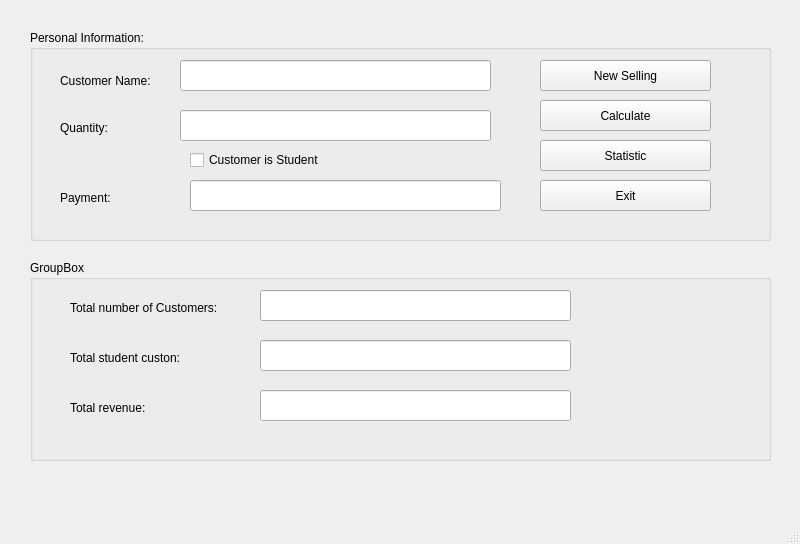
<?xml version="1.0" encoding="UTF-8"?>
<ui version="4.0">
 <class>MainWindow</class>
 <widget class="QMainWindow" name="MainWindow">
  <property name="geometry">
   <rect>
    <x>0</x>
    <y>0</y>
    <width>800</width>
    <height>544</height>
   </rect>
  </property>
  <property name="windowTitle">
   <string>MainWindow</string>
  </property>
  <widget class="QWidget" name="centralwidget">
   <widget class="QGroupBox" name="groupBox">
    <property name="geometry">
     <rect>
      <x>30</x>
      <y>30</y>
      <width>741</width>
      <height>211</height>
     </rect>
    </property>
    <property name="title">
     <string>Personal Information:</string>
    </property>
    <widget class="QLabel" name="label">
     <property name="geometry">
      <rect>
       <x>30</x>
       <y>40</y>
       <width>111</width>
       <height>21</height>
      </rect>
     </property>
     <property name="text">
      <string>Customer Name:</string>
     </property>
    </widget>
    <widget class="QLineEdit" name="lineEditCustomerName">
     <property name="geometry">
      <rect>
       <x>150</x>
       <y>30</y>
       <width>311</width>
       <height>31</height>
      </rect>
     </property>
    </widget>
    <widget class="QLabel" name="label_2">
     <property name="geometry">
      <rect>
       <x>30</x>
       <y>90</y>
       <width>55</width>
       <height>16</height>
      </rect>
     </property>
     <property name="text">
      <string>Quantity:</string>
     </property>
    </widget>
    <widget class="QLineEdit" name="lineEditQuantity">
     <property name="geometry">
      <rect>
       <x>150</x>
       <y>80</y>
       <width>311</width>
       <height>31</height>
      </rect>
     </property>
    </widget>
    <widget class="QCheckBox" name="checkBox">
     <property name="geometry">
      <rect>
       <x>160</x>
       <y>120</y>
       <width>161</width>
       <height>20</height>
      </rect>
     </property>
     <property name="text">
      <string>Customer is Student</string>
     </property>
    </widget>
    <widget class="QLabel" name="label_3">
     <property name="geometry">
      <rect>
       <x>30</x>
       <y>160</y>
       <width>55</width>
       <height>16</height>
      </rect>
     </property>
     <property name="text">
      <string>Payment:</string>
     </property>
    </widget>
    <widget class="QLineEdit" name="lineEditPayment">
     <property name="geometry">
      <rect>
       <x>160</x>
       <y>150</y>
       <width>311</width>
       <height>31</height>
      </rect>
     </property>
    </widget>
    <widget class="QPushButton" name="pushButtonNewSelling">
     <property name="geometry">
      <rect>
       <x>510</x>
       <y>30</y>
       <width>171</width>
       <height>31</height>
      </rect>
     </property>
     <property name="text">
      <string>New Selling</string>
     </property>
     <property name="icon">
      <iconset>
       <normaloff>images/8757607_marketplace_menu_selling_website_social media_icon.png</normaloff>images/8757607_marketplace_menu_selling_website_social media_icon.png</iconset>
     </property>
    </widget>
    <widget class="QPushButton" name="pushButtonCalculate">
     <property name="geometry">
      <rect>
       <x>510</x>
       <y>70</y>
       <width>171</width>
       <height>31</height>
      </rect>
     </property>
     <property name="text">
      <string>Calculate</string>
     </property>
     <property name="icon">
      <iconset>
       <normaloff>../EX22/images/8468578_calculator_finance_calculate_mathematics_calculation_icon.png</normaloff>../EX22/images/8468578_calculator_finance_calculate_mathematics_calculation_icon.png</iconset>
     </property>
    </widget>
    <widget class="QPushButton" name="pushButtonStatistic">
     <property name="geometry">
      <rect>
       <x>510</x>
       <y>110</y>
       <width>171</width>
       <height>31</height>
      </rect>
     </property>
     <property name="text">
      <string>Statistic</string>
     </property>
     <property name="icon">
      <iconset>
       <normaloff>images/465076_statistic_analytics_charts_diagram_graph_icon.png</normaloff>images/465076_statistic_analytics_charts_diagram_graph_icon.png</iconset>
     </property>
    </widget>
    <widget class="QPushButton" name="pushButtoExit">
     <property name="geometry">
      <rect>
       <x>510</x>
       <y>150</y>
       <width>171</width>
       <height>31</height>
      </rect>
     </property>
     <property name="text">
      <string>Exit</string>
     </property>
     <property name="icon">
      <iconset>
       <normaloff>images/9104334_sign out_logout_exit_out_icon.png</normaloff>images/9104334_sign out_logout_exit_out_icon.png</iconset>
     </property>
    </widget>
   </widget>
   <widget class="QGroupBox" name="groupBox_2">
    <property name="geometry">
     <rect>
      <x>30</x>
      <y>260</y>
      <width>741</width>
      <height>201</height>
     </rect>
    </property>
    <property name="title">
     <string>GroupBox</string>
    </property>
    <widget class="QLabel" name="label_4">
     <property name="geometry">
      <rect>
       <x>40</x>
       <y>40</y>
       <width>171</width>
       <height>16</height>
      </rect>
     </property>
     <property name="text">
      <string>Total number of Customers:</string>
     </property>
    </widget>
    <widget class="QLabel" name="label_5">
     <property name="geometry">
      <rect>
       <x>40</x>
       <y>90</y>
       <width>171</width>
       <height>16</height>
      </rect>
     </property>
     <property name="text">
      <string>Total student custon:</string>
     </property>
    </widget>
    <widget class="QLabel" name="label_6">
     <property name="geometry">
      <rect>
       <x>40</x>
       <y>140</y>
       <width>101</width>
       <height>16</height>
      </rect>
     </property>
     <property name="text">
      <string>Total revenue:</string>
     </property>
    </widget>
    <widget class="QLineEdit" name="lineEditTC">
     <property name="geometry">
      <rect>
       <x>230</x>
       <y>30</y>
       <width>311</width>
       <height>31</height>
      </rect>
     </property>
    </widget>
    <widget class="QLineEdit" name="lineEditTSC">
     <property name="geometry">
      <rect>
       <x>230</x>
       <y>80</y>
       <width>311</width>
       <height>31</height>
      </rect>
     </property>
    </widget>
    <widget class="QLineEdit" name="lineEditTR">
     <property name="geometry">
      <rect>
       <x>230</x>
       <y>130</y>
       <width>311</width>
       <height>31</height>
      </rect>
     </property>
    </widget>
   </widget>
  </widget>
  <widget class="QMenuBar" name="menubar">
   <property name="geometry">
    <rect>
     <x>0</x>
     <y>0</y>
     <width>800</width>
     <height>26</height>
    </rect>
   </property>
  </widget>
  <widget class="QStatusBar" name="statusbar"/>
 </widget>
 <resources/>
 <connections/>
</ui>
